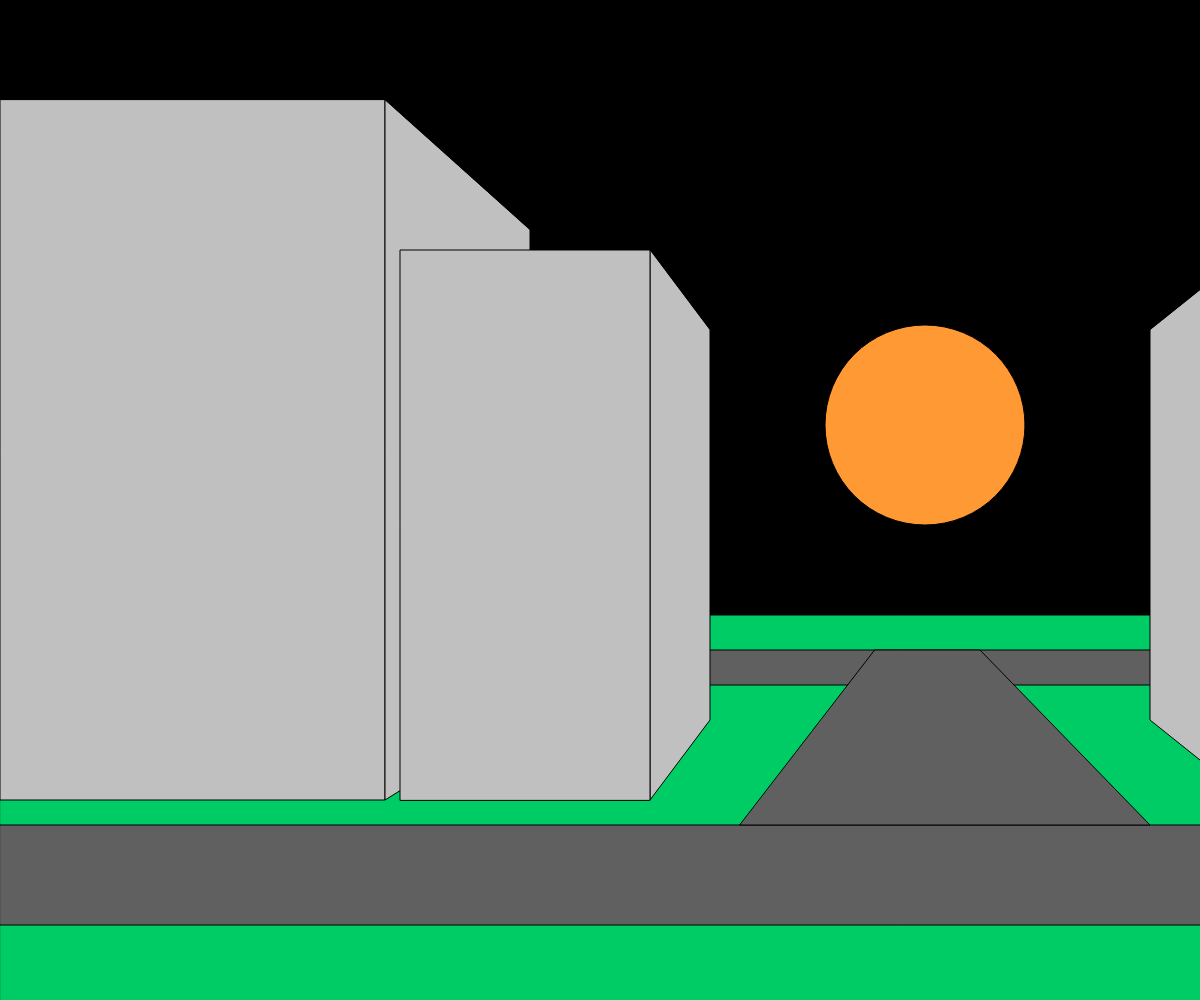
Frame 1 (no input)
Frame 60 (no input): identical to frame 1, image omitted
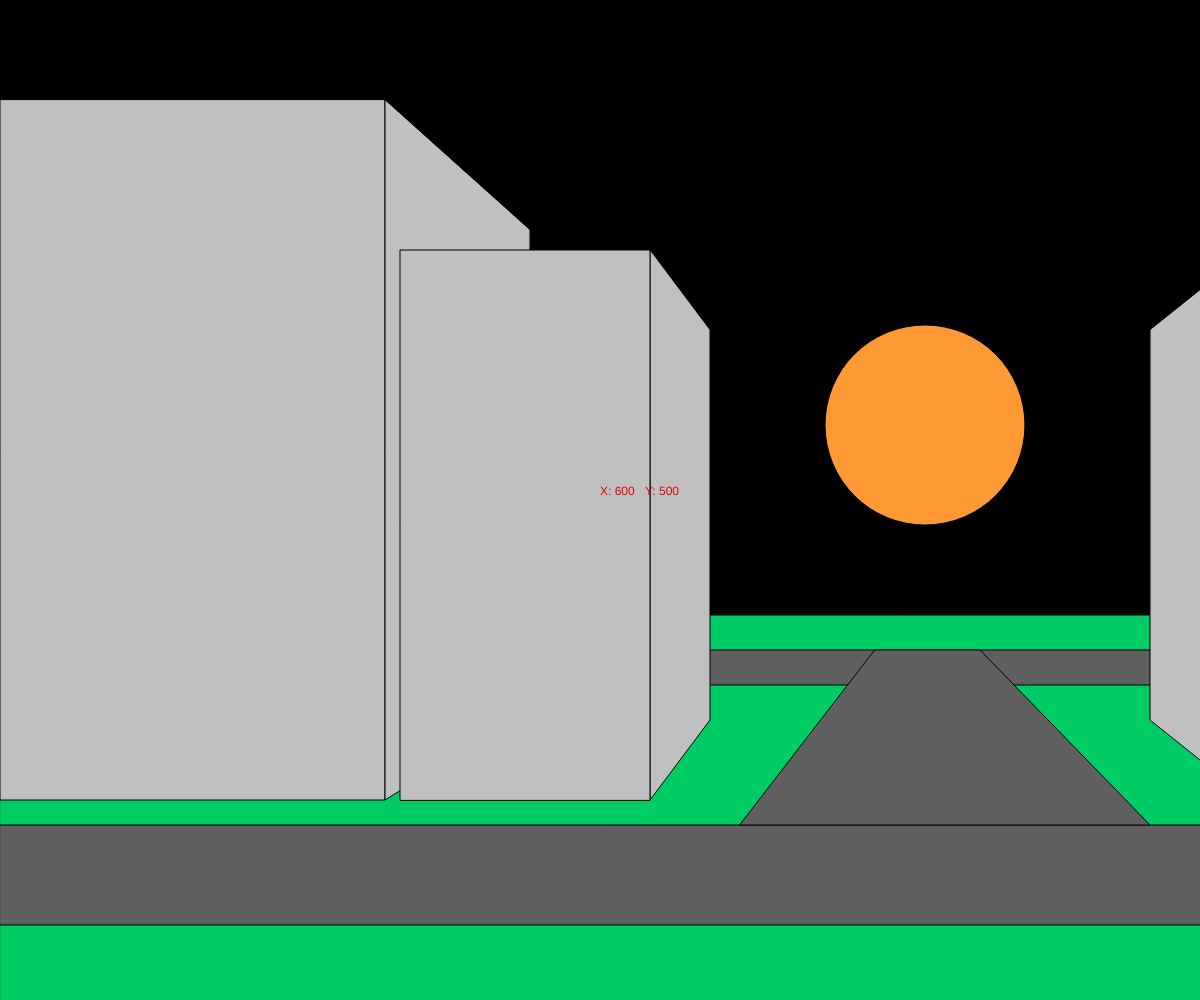
Frame 120 (the mouse pressed at the canvas centre since frame 60)

The p5.js sketch that drew these frames (run headless with seeded random() and noise() and a simulated clock; from frame 60 on, the mouse is pressed at the canvas centre):

// p5.js sketch
// ── sketch.js
// Interactive Scene
// David Shi
// 9/16/2025
// create an interactive scene, where the displayed contents of the window will depend on user input.

let backR = 0;
let backG = 0;
let backB = 0;

function setup() {
  createCanvas(windowWidth, windowHeight);

}

function draw() {
  background(backR, backG, backB);
  eniv();
  building0();

  mouseClicked();
  mousePressed();

}

function building0() {
  fill(96, 96, 96);
  rect(0, 650 , 2000, 35);
  fill(192, 192, 192);
  //first building
  quad(0, 100, 0, 800, 385, 800, 385, 100);
  quad(385, 100, 385, 800, 530, 710, 530, 230);
  //second building
  quad(710, 330, 710, 720, 650, 800, 650, 250);
  quad(650, 800, 650, 250, 400, 250, 400, 800);
  //third building
  quad(1150, 330, 1150, 720, 1250, 800, 1250, 250);
  quad(1250, 800, 1250, 250, 1500, 250, 1500, 800);
  //fourth building
  quad(1600, 330, 1600, 800, 2000, 800, 2000, 330);
  quad(1600, 800, 1600, 330, 1500, 400, 1500, 750);
  //Road
  fill(96, 96, 96);
  rect(0, 825, 2000, 100);
  quad(740, 825, 1150, 825, 980, 650, 875, 650);
}

function eniv(){
  fill(255, 153, 51); //Sun
  circle(925, 425, 200);
  fill(0, 204, 102); // ground
  rect(0, 615, 2000, 2000);
}


function mouseClicked() {
  let textX = ("X: " + mouseX);
  let textY = ("Y: " + mouseY);

  fill(225, 0, 0);
  text(textX, mouseX, mouseY-5);
  text(textY, mouseX+45, mouseY-5)

  text(22, textY, textX);
  fill(233);
}


function mousePressed() {
  if (mouseButton == CENTER) {
    // Increase the red value if it's less than 153
    if (backR < 153) {
      backR = backR + 5;
    }
    // If red is 153, increase the green value if it's less than 204
    else if (backR >= 153 && backG < 204) {
      backG = backG + 5;
    }
    // If green is 204, increase the blue value if it's less than 255
    else if (backG >= 204 && backB < 255) {
      backB = backB + 5;
    }
  }

  // Ensure values stay within RGB bounds
  backR = constrain(backR, 0, 255);
  backG = constrain(backG, 0, 255);
  backB = constrain(backB, 0, 255);
}
